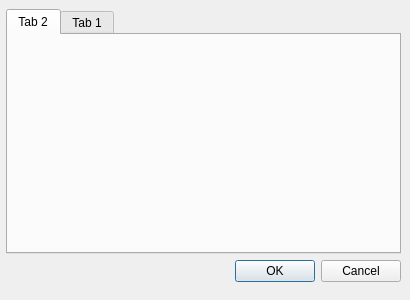
<?xml version="1.0" encoding="UTF-8"?>
<ui version="4.0">
 <class>Preferences</class>
 <widget class="QDialog" name="Preferences">
  <property name="geometry">
   <rect>
    <x>0</x>
    <y>0</y>
    <width>410</width>
    <height>300</height>
   </rect>
  </property>
  <property name="windowTitle">
   <string>Preferences</string>
  </property>
  <widget class="QDialogButtonBox" name="buttonBox">
   <property name="geometry">
    <rect>
     <x>10</x>
     <y>251</y>
     <width>391</width>
     <height>41</height>
    </rect>
   </property>
   <property name="orientation">
    <enum>Qt::Horizontal</enum>
   </property>
   <property name="standardButtons">
    <set>QDialogButtonBox::Cancel|QDialogButtonBox::Ok</set>
   </property>
  </widget>
  <widget class="QTabWidget" name="tabWidget">
   <property name="geometry">
    <rect>
     <x>6</x>
     <y>9</y>
     <width>395</width>
     <height>245</height>
    </rect>
   </property>
   <property name="currentIndex">
    <number>0</number>
   </property>
   <widget class="QWidget" name="tab_2">
    <attribute name="title">
     <string>Tab 2</string>
    </attribute>
   </widget>
   <widget class="QWidget" name="tab">
    <attribute name="title">
     <string>Tab 1</string>
    </attribute>
   </widget>
  </widget>
 </widget>
 <resources/>
 <connections>
  <connection>
   <sender>buttonBox</sender>
   <signal>accepted()</signal>
   <receiver>Preferences</receiver>
   <slot>accept()</slot>
   <hints>
    <hint type="sourcelabel">
     <x>248</x>
     <y>254</y>
    </hint>
    <hint type="destinationlabel">
     <x>157</x>
     <y>274</y>
    </hint>
   </hints>
  </connection>
  <connection>
   <sender>buttonBox</sender>
   <signal>rejected()</signal>
   <receiver>Preferences</receiver>
   <slot>reject()</slot>
   <hints>
    <hint type="sourcelabel">
     <x>316</x>
     <y>260</y>
    </hint>
    <hint type="destinationlabel">
     <x>286</x>
     <y>274</y>
    </hint>
   </hints>
  </connection>
 </connections>
</ui>
